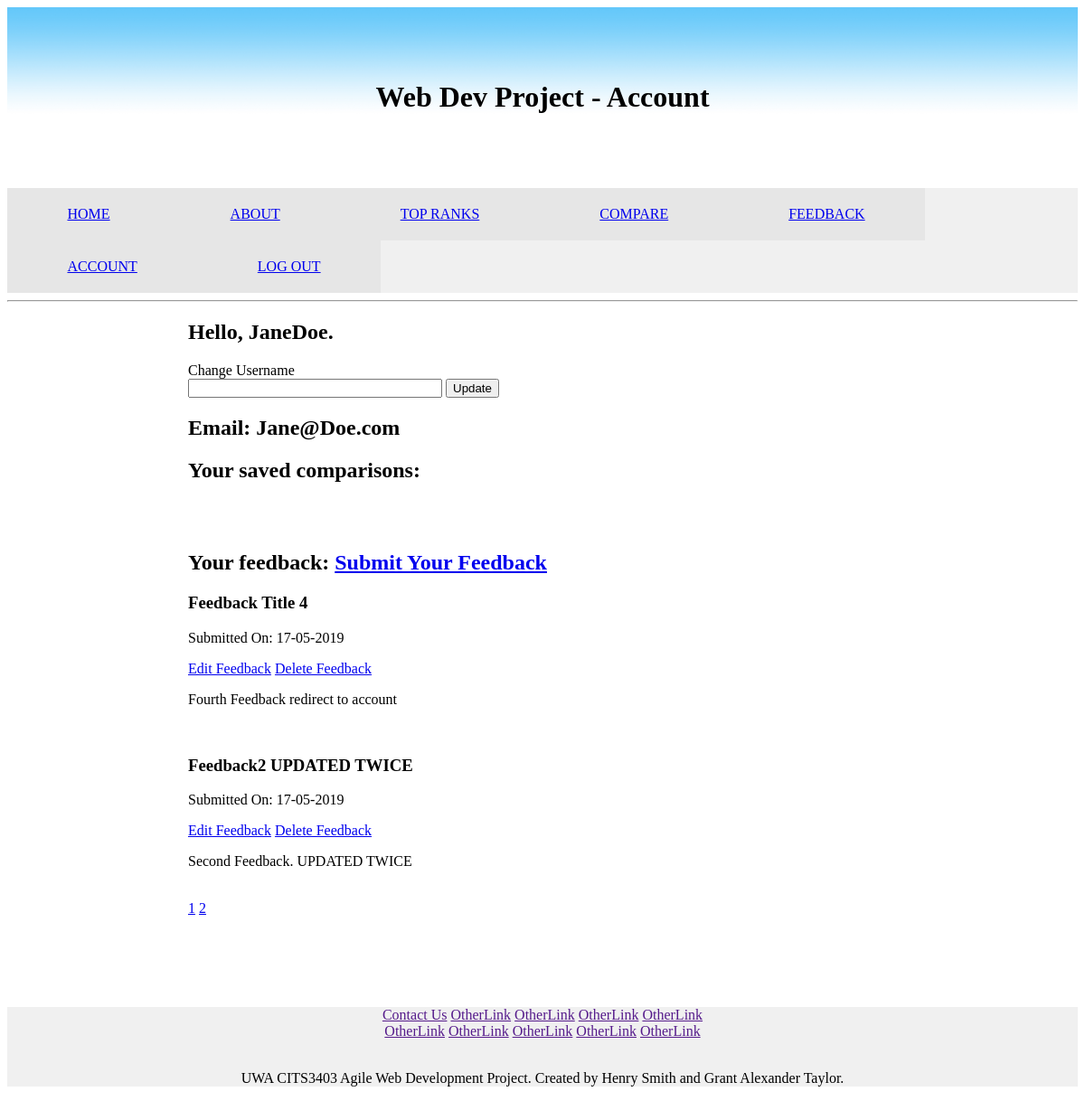
Page /account (signed in) on the committed database.
### app/models.py (models this page shows, shortened)
class User(UserMixin, db.Model):
    id = db.Column(db.Integer, primary_key=True)
    username = db.Column(db.String(64), index=True, unique=True)
    email = db.Column(db.String(120), index=True, unique=True)
    password_hash = db.Column(db.String(128))
    admin = db.Column(db.Boolean)
    feedback = db.relationship('Feedback', backref='user', lazy=True)

class Feedback(db.Model):
    id = db.Column(db.Integer, primary_key=True)
    uid = db.Column(db.Integer, db.ForeignKey('user.id'))
    timestamp = db.Column(db.DateTime, index=True, default=datetime.utcnow)
    title = db.Column(db.String())
    text = db.Column(db.Text)

### app/routes.py (the view)
@app.route("/account", methods=['GET', 'POST'])
@login_required
def account():
    form = UpdateUsernameForm()
    if form.validate_on_submit():
        current_user.username = form.username.data
        db.session.commit()
        flash('Username changed.')
        return redirect(url_for('account'))
    page = request.args.get('page', 1, type=int)
    feedback = Feedback.query.filter_by(user=current_user).order_by(desc(Feedback.timestamp)).paginate(page=page, per_page=2)
    return render_template("account.html", title='Account', form=form, feedback=feedback)

### app/forms.py (shortened to what this page needs)
class UpdateUsernameForm(FlaskForm):
    username = StringField('Change Username', validators=[DataRequired(), Length(min=2, max=30)])
    submit = SubmitField('Update')

### app/models.py (called while the page is built)
@login.user_loader
def load_user(id):
    return User.query.get(int(id))

### app/templates/account.html (shortened to what this page needs)
{% extends "layout.html" %}
{% block content %}
	<h1>Hello, {{ current_user.username }}.</h1>
    <form action="" method="post">
        <p>
            {{ form.username.label }}<br>
            {{ form.username(size=32) }}
            {{ form.submit() }}
        </p>
    </form>
    <h2>Email: {{ current_user.email }}</h2>
    <h2>Your saved comparisons:</h2>
    <br>
    <br>
    <h2>Your feedback: <a href="{{ url_for('new_feedback') }}"> Submit Your Feedback </a></h2>
    {% for feed in feedback.items %}
    <h3>{{ feed.title }}</h3>
    <p>Submitted On: {{ feed.timestamp.strftime('%d-%m-%Y') }}</p>
    {% if current_user.id == feed.uid %}
        <div>
            <a href="{{ url_for('update_feedback', feedbackId=feed.id, currentpage='account') }}">Edit Feedback</a>
            <a href="{{ url_for('delete_feedback', feedbackId=feed.id, currentpage='account') }}">Delete Feedback</a>
        </div>
    {% endif %}
    <p>{{ feed.text }}</p>
    <br>
    {% endfor %}
    {% for page in feedback.iter_pages(left_edge=1, left_current=3, right_edge=1, right_current=4) %}
        {% if page %}
            <a href="{{ url_for('account', page=page) }}">{{ page }}</a>
        {% else %}
            ...
        {% endif %}
    {% endfor %}
{% endblock content %}

### app/static/styles/main.css (style rules this page uses)
body.template { font-style: sans-serif; }

### rows in the picture
User: username "JaneDoe", email "Jane@Doe.com"
Feedback: title "Feedback Title 4", timestamp "17-05-2019", text "Fourth Feedback redirect to account"
Feedback: title "Feedback2 UPDATED TWICE", timestamp "17-05-2019", text "Second Feedback. UPDATED TWICE"

### other values in the picture
{{ title }} "Account"
{{ page }} "1" "2"
